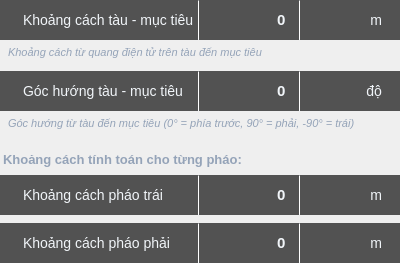
       <widget class="QWidget" name="manualPanel" native="true">
        <layout class="QVBoxLayout" name="manualPanelLayout">
         <property name="spacing">
          <number>8</number>
         </property>
         <property name="leftMargin">
          <number>0</number>
         </property>
         <property name="topMargin">
          <number>0</number>
         </property>
         <property name="rightMargin">
          <number>0</number>
         </property>
         <property name="bottomMargin">
          <number>0</number>
         </property>
         <item>
          <widget class="QWidget" name="shipDistanceContainer" native="true">
           <layout class="QVBoxLayout" name="shipDistanceLayout">
            <property name="spacing">
             <number>3</number>
            </property>
            <property name="leftMargin">
             <number>0</number>
            </property>
            <property name="topMargin">
             <number>0</number>
            </property>
            <property name="rightMargin">
             <number>0</number>
            </property>
            <property name="bottomMargin">
             <number>0</number>
            </property>
            <item>
             <widget class="QWidget" name="shipDistanceCapsule" native="true">
              <property name="minimumSize">
               <size>
                <width>0</width>
                <height>40</height>
               </size>
              </property>
              <property name="maximumSize">
               <size>
                <width>16777215</width>
                <height>40</height>
               </size>
              </property>
              <layout class="QHBoxLayout" name="shipDistanceCapsuleLayout">
               <property name="spacing">
                <number>0</number>
               </property>
               <property name="leftMargin">
                <number>0</number>
               </property>
               <property name="topMargin">
                <number>0</number>
               </property>
               <property name="rightMargin">
                <number>0</number>
               </property>
               <property name="bottomMargin">
                <number>0</number>
               </property>
               <item>
                <widget class="QLabel" name="shipDistanceLabel">
                 <property name="minimumSize">
                  <size>
                   <width>180</width>
                   <height>40</height>
                  </size>
                 </property>
                 <property name="maximumSize">
                  <size>
                   <width>16777215</width>
                   <height>40</height>
                  </size>
                 </property>
                 <property name="styleSheet">
                  <string notr="true">QLabel {
    background-color: #525252;
    color: #F1F5F9;
    font-size: 14px;
    font-family: 'Tahoma', Arial, sans-serif;
    padding-left: 20px;
    border-top-left-radius: 25px;
    border-bottom-left-radius: 25px;
}</string>
                 </property>
                 <property name="text">
                  <string>Khoảng cách tàu - mục tiêu</string>
                 </property>
                 <property name="alignment">
                  <set>Qt::AlignLeading|Qt::AlignLeft|Qt::AlignVCenter</set>
                 </property>
                </widget>
               </item>
               <item>
                <widget class="Line" name="shipDistanceSep1">
                 <property name="minimumSize">
                  <size>
                   <width>1</width>
                   <height>0</height>
                  </size>
                 </property>
                 <property name="maximumSize">
                  <size>
                   <width>1</width>
                   <height>16777215</height>
                  </size>
                 </property>
                 <property name="styleSheet">
                  <string notr="true">background-color: #F1F5F9;</string>
                 </property>
                 <property name="orientation">
                  <enum>Qt::Vertical</enum>
                 </property>
                </widget>
               </item>
               <item>
                <widget class="QLineEdit" name="shipDistanceInput">
                 <property name="minimumSize">
                  <size>
                   <width>100</width>
                   <height>40</height>
                  </size>
                 </property>
                 <property name="maximumSize">
                  <size>
                   <width>100</width>
                   <height>40</height>
                  </size>
                 </property>
                 <property name="styleSheet">
                  <string notr="true">QLineEdit {
    background-color: #525252;
    color: #F1F5F9;
    border: none;
    font-size: 15px;
    font-weight: bold;
    font-family: 'Tahoma', Arial, sans-serif;
    padding-right: 10px;
}
QLineEdit:focus {
    background-color: #626262;
}
QLineEdit:disabled {
    background-color: #3a3a3a;
    color: #808080;
}</string>
                 </property>
                 <property name="text">
                  <string>0</string>
                 </property>
                 <property name="alignment">
                  <set>Qt::AlignRight|Qt::AlignTrailing|Qt::AlignVCenter</set>
                 </property>
                </widget>
               </item>
               <item>
                <widget class="Line" name="shipDistanceSep2">
                 <property name="minimumSize">
                  <size>
                   <width>1</width>
                   <height>0</height>
                  </size>
                 </property>
                 <property name="maximumSize">
                  <size>
                   <width>1</width>
                   <height>16777215</height>
                  </size>
                 </property>
                 <property name="styleSheet">
                  <string notr="true">background-color: #F1F5F9;</string>
                 </property>
                 <property name="orientation">
                  <enum>Qt::Vertical</enum>
                 </property>
                </widget>
               </item>
               <item>
                <widget class="QLabel" name="shipDistanceUnit">
                 <property name="minimumSize">
                  <size>
                   <width>100</width>
                   <height>40</height>
                  </size>
                 </property>
                 <property name="maximumSize">
                  <size>
                   <width>100</width>
                   <height>40</height>
                  </size>
                 </property>
                 <property name="styleSheet">
                  <string notr="true">QLabel {
    background-color: #525252;
    color: #F1F5F9;
    font-size: 14px;
    font-family: 'Tahoma', Arial, sans-serif;
    padding-right: 15px;
    border-top-right-radius: 25px;
    border-bottom-right-radius: 25px;
}</string>
                 </property>
                 <property name="text">
                  <string>m</string>
                 </property>
                 <property name="alignment">
                  <set>Qt::AlignRight|Qt::AlignTrailing|Qt::AlignVCenter</set>
                 </property>
                </widget>
               </item>
              </layout>
             </widget>
            </item>
            <item>
             <widget class="QLabel" name="shipDistanceNote">
              <property name="minimumSize">
               <size>
                <width>0</width>
                <height>20</height>
               </size>
              </property>
              <property name="maximumSize">
               <size>
                <width>16777215</width>
                <height>20</height>
               </size>
              </property>
              <property name="styleSheet">
               <string notr="true">QLabel {
    background-color: transparent;
    color: #94A3B8;
    font-size: 11px;
    font-style: italic;
    padding-left: 5px;
    padding-right: 5px;
}</string>
              </property>
              <property name="text">
               <string>Khoảng cách từ quang điện tử trên tàu đến mục tiêu</string>
              </property>
              <property name="alignment">
               <set>Qt::AlignLeading|Qt::AlignLeft|Qt::AlignTop</set>
              </property>
              <property name="wordWrap">
               <bool>true</bool>
              </property>
             </widget>
            </item>
           </layout>
          </widget>
         </item>
         <item>
          <widget class="QWidget" name="shipAzimuthContainer" native="true">
           <layout class="QVBoxLayout" name="shipAzimuthLayout">
            <property name="spacing">
             <number>3</number>
            </property>
            <property name="leftMargin">
             <number>0</number>
            </property>
            <property name="topMargin">
             <number>0</number>
            </property>
            <property name="rightMargin">
             <number>0</number>
            </property>
            <property name="bottomMargin">
             <number>0</number>
            </property>
            <item>
             <widget class="QWidget" name="shipAzimuthCapsule" native="true">
              <property name="minimumSize">
               <size>
                <width>0</width>
                <height>40</height>
               </size>
              </property>
              <property name="maximumSize">
               <size>
                <width>16777215</width>
                <height>40</height>
               </size>
              </property>
              <layout class="QHBoxLayout" name="shipAzimuthCapsuleLayout">
               <property name="spacing">
                <number>0</number>
               </property>
               <property name="leftMargin">
                <number>0</number>
               </property>
               <property name="topMargin">
                <number>0</number>
               </property>
               <property name="rightMargin">
                <number>0</number>
               </property>
               <property name="bottomMargin">
                <number>0</number>
               </property>
               <item>
                <widget class="QLabel" name="shipAzimuthLabel">
                 <property name="minimumSize">
                  <size>
                   <width>180</width>
                   <height>40</height>
                  </size>
                 </property>
                 <property name="maximumSize">
                  <size>
                   <width>16777215</width>
                   <height>40</height>
                  </size>
                 </property>
                 <property name="styleSheet">
                  <string notr="true">QLabel {
    background-color: #525252;
    color: #F1F5F9;
    font-size: 14px;
    font-family: 'Tahoma', Arial, sans-serif;
    padding-left: 20px;
    border-top-left-radius: 25px;
    border-bottom-left-radius: 25px;
}</string>
                 </property>
                 <property name="text">
                  <string>Góc hướng tàu - mục tiêu</string>
                 </property>
                 <property name="alignment">
                  <set>Qt::AlignLeading|Qt::AlignLeft|Qt::AlignVCenter</set>
                 </property>
                </widget>
               </item>
               <item>
                <widget class="Line" name="shipAzimuthSep1">
                 <property name="minimumSize">
                  <size>
                   <width>1</width>
                   <height>0</height>
                  </size>
                 </property>
                 <property name="maximumSize">
                  <size>
                   <width>1</width>
                   <height>16777215</height>
                  </size>
                 </property>
                 <property name="styleSheet">
                  <string notr="true">background-color: #F1F5F9;</string>
                 </property>
                 <property name="orientation">
                  <enum>Qt::Vertical</enum>
                 </property>
                </widget>
               </item>
               <item>
                <widget class="QLineEdit" name="shipAzimuthInput">
                 <property name="minimumSize">
                  <size>
                   <width>100</width>
                   <height>40</height>
                  </size>
                 </property>
                 <property name="maximumSize">
                  <size>
                   <width>100</width>
                   <height>40</height>
                  </size>
                 </property>
                 <property name="styleSheet">
                  <string notr="true">QLineEdit {
    background-color: #525252;
    color: #F1F5F9;
    border: none;
    font-size: 15px;
    font-weight: bold;
    font-family: 'Tahoma', Arial, sans-serif;
    padding-right: 10px;
}
QLineEdit:focus {
    background-color: #626262;
}
QLineEdit:disabled {
    background-color: #3a3a3a;
    color: #808080;
}</string>
                 </property>
                 <property name="text">
                  <string>0</string>
                 </property>
                 <property name="alignment">
                  <set>Qt::AlignRight|Qt::AlignTrailing|Qt::AlignVCenter</set>
                 </property>
                </widget>
               </item>
               <item>
                <widget class="Line" name="shipAzimuthSep2">
                 <property name="minimumSize">
                  <size>
                   <width>1</width>
                   <height>0</height>
                  </size>
                 </property>
                 <property name="maximumSize">
                  <size>
                   <width>1</width>
                   <height>16777215</height>
                  </size>
                 </property>
                 <property name="styleSheet">
                  <string notr="true">background-color: #F1F5F9;</string>
                 </property>
                 <property name="orientation">
                  <enum>Qt::Vertical</enum>
                 </property>
                </widget>
               </item>
               <item>
                <widget class="QLabel" name="shipAzimuthUnit">
                 <property name="minimumSize">
                  <size>
                   <width>100</width>
                   <height>40</height>
                  </size>
                 </property>
                 <property name="maximumSize">
                  <size>
                   <width>100</width>
                   <height>40</height>
                  </size>
                 </property>
                 <property name="styleSheet">
                  <string notr="true">QLabel {
    background-color: #525252;
    color: #F1F5F9;
    font-size: 14px;
    font-family: 'Tahoma', Arial, sans-serif;
    padding-right: 15px;
    border-top-right-radius: 25px;
    border-bottom-right-radius: 25px;
}</string>
                 </property>
                 <property name="text">
                  <string>độ</string>
                 </property>
                 <property name="alignment">
                  <set>Qt::AlignRight|Qt::AlignTrailing|Qt::AlignVCenter</set>
                 </property>
                </widget>
               </item>
              </layout>
             </widget>
            </item>
            <item>
             <widget class="QLabel" name="shipAzimuthNote">
              <property name="minimumSize">
               <size>
                <width>0</width>
                <height>20</height>
               </size>
              </property>
              <property name="maximumSize">
               <size>
                <width>16777215</width>
                <height>20</height>
               </size>
              </property>
              <property name="styleSheet">
               <string notr="true">QLabel {
    background-color: transparent;
    color: #94A3B8;
    font-size: 11px;
    font-style: italic;
    padding-left: 5px;
    padding-right: 5px;
}</string>
              </property>
              <property name="text">
               <string>Góc hướng từ tàu đến mục tiêu (0° = phía trước, 90° = phải, -90° = trái)</string>
              </property>
              <property name="alignment">
               <set>Qt::AlignLeading|Qt::AlignLeft|Qt::AlignTop</set>
              </property>
              <property name="wordWrap">
               <bool>true</bool>
              </property>
             </widget>
            </item>
           </layout>
          </widget>
         </item>
         <item>
          <widget class="QLabel" name="distanceDisplayTitle">
           <property name="styleSheet">
            <string notr="true">font-size: 13px; font-weight: bold; color: #94A3B8; margin-top: 10px;</string>
           </property>
           <property name="text">
            <string>Khoảng cách tính toán cho từng pháo:</string>
           </property>
          </widget>
         </item>
         <item>
          <widget class="QWidget" name="stdAirTempContainer_2" native="true">
           <layout class="QVBoxLayout" name="stdAirTempLayout_2">
            <property name="spacing">
             <number>3</number>
            </property>
            <property name="leftMargin">
             <number>0</number>
            </property>
            <property name="topMargin">
             <number>0</number>
            </property>
            <property name="rightMargin">
             <number>0</number>
            </property>
            <property name="bottomMargin">
             <number>0</number>
            </property>
            <item>
             <widget class="QWidget" name="cannonLeftDistanceContainer" native="true">
              <property name="minimumSize">
               <size>
                <width>0</width>
                <height>40</height>
               </size>
              </property>
              <property name="maximumSize">
               <size>
                <width>16777215</width>
                <height>40</height>
               </size>
              </property>
              <layout class="QHBoxLayout" name="stdAirTempCapsuleLayout_2">
               <property name="spacing">
                <number>0</number>
               </property>
               <property name="leftMargin">
                <number>0</number>
               </property>
               <property name="topMargin">
                <number>0</number>
               </property>
               <property name="rightMargin">
                <number>0</number>
               </property>
               <property name="bottomMargin">
                <number>0</number>
               </property>
               <item>
                <widget class="QLabel" name="stdAirTempLabel_2">
                 <property name="minimumSize">
                  <size>
                   <width>180</width>
                   <height>40</height>
                  </size>
                 </property>
                 <property name="maximumSize">
                  <size>
                   <width>16777215</width>
                   <height>40</height>
                  </size>
                 </property>
                 <property name="styleSheet">
                  <string notr="true">QLabel {
    background-color: #525252;
    color: #F1F5F9;
    font-size: 14px;
    font-family: 'Tahoma', Arial, sans-serif;
    padding-left: 20px;
    border-top-left-radius: 25px;
    border-bottom-left-radius: 25px;
}</string>
                 </property>
                 <property name="text">
                  <string>Khoảng cách pháo trái</string>
                 </property>
                 <property name="alignment">
                  <set>Qt::AlignLeading|Qt::AlignLeft|Qt::AlignVCenter</set>
                 </property>
                </widget>
               </item>
               <item>
                <widget class="Line" name="stdAirTempSep1_2">
                 <property name="minimumSize">
                  <size>
                   <width>1</width>
                   <height>0</height>
                  </size>
                 </property>
                 <property name="maximumSize">
                  <size>
                   <width>1</width>
                   <height>16777215</height>
                  </size>
                 </property>
                 <property name="styleSheet">
                  <string notr="true">background-color: #F1F5F9;</string>
                 </property>
                 <property name="orientation">
                  <enum>Qt::Vertical</enum>
                 </property>
                </widget>
               </item>
               <item>
                <widget class="QLineEdit" name="cannonLeftDistanceLabel">
                 <property name="minimumSize">
                  <size>
                   <width>100</width>
                   <height>40</height>
                  </size>
                 </property>
                 <property name="maximumSize">
                  <size>
                   <width>100</width>
                   <height>40</height>
                  </size>
                 </property>
                 <property name="styleSheet">
                  <string notr="true">QLineEdit {
    background-color: #525252;
    color: #F1F5F9;
    border: none;
    font-size: 15px;
    font-weight: bold;
    font-family: 'Tahoma', Arial, sans-serif;
    padding-right: 10px;
}
QLineEdit:focus {
    background-color: #626262;
}
QLineEdit:disabled {
    background-color: #3a3a3a;
    color: #808080;
}</string>
                 </property>
                 <property name="text">
                  <string>0</string>
                 </property>
                 <property name="alignment">
                  <set>Qt::AlignRight|Qt::AlignTrailing|Qt::AlignVCenter</set>
                 </property>
                </widget>
               </item>
               <item>
                <widget class="Line" name="stdAirTempSep2_2">
                 <property name="minimumSize">
                  <size>
                   <width>1</width>
                   <height>0</height>
                  </size>
                 </property>
                 <property name="maximumSize">
                  <size>
                   <width>1</width>
                   <height>16777215</height>
                  </size>
                 </property>
                 <property name="styleSheet">
                  <string notr="true">background-color: #F1F5F9;</string>
                 </property>
                 <property name="orientation">
                  <enum>Qt::Vertical</enum>
                 </property>
                </widget>
               </item>
               <item>
                <widget class="QLabel" name="stdAirTempUnit_2">
                 <property name="minimumSize">
                  <size>
                   <width>100</width>
                   <height>40</height>
                  </size>
                 </property>
                 <property name="maximumSize">
                  <size>
                   <width>100</width>
                   <height>40</height>
                  </size>
                 </property>
                 <property name="styleSheet">
                  <string notr="true">QLabel {
    background-color: #525252;
    color: #F1F5F9;
    font-size: 14px;
    font-family: 'Tahoma', Arial, sans-serif;
    padding-right: 15px;
    border-top-right-radius: 25px;
    border-bottom-right-radius: 25px;
}</string>
                 </property>
                 <property name="text">
                  <string>m</string>
                 </property>
                 <property name="alignment">
                  <set>Qt::AlignRight|Qt::AlignTrailing|Qt::AlignVCenter</set>
                 </property>
                </widget>
               </item>
              </layout>
             </widget>
            </item>
           </layout>
          </widget>
         </item>
         <item>
          <widget class="QWidget" name="cannonRightDistanceContainer_2" native="true">
           <property name="minimumSize">
            <size>
             <width>0</width>
             <height>40</height>
            </size>
           </property>
           <property name="maximumSize">
            <size>
             <width>16777215</width>
             <height>40</height>
            </size>
           </property>
           <layout class="QHBoxLayout" name="stdAirTempCapsuleLayout_4">
            <property name="spacing">
             <number>0</number>
            </property>
            <property name="leftMargin">
             <number>0</number>
            </property>
            <property name="topMargin">
             <number>0</number>
            </property>
            <property name="rightMargin">
             <number>0</number>
            </property>
            <property name="bottomMargin">
             <number>0</number>
            </property>
            <item>
             <widget class="QLabel" name="stdAirTempLabel_3">
              <property name="minimumSize">
               <size>
                <width>180</width>
                <height>40</height>
               </size>
              </property>
              <property name="maximumSize">
               <size>
                <width>16777215</width>
                <height>40</height>
               </size>
              </property>
              <property name="styleSheet">
               <string notr="true">QLabel {
    background-color: #525252;
    color: #F1F5F9;
    font-size: 14px;
    font-family: 'Tahoma', Arial, sans-serif;
    padding-left: 20px;
    border-top-left-radius: 25px;
    border-bottom-left-radius: 25px;
}</string>
              </property>
              <property name="text">
               <string>Khoảng cách pháo phải</string>
              </property>
              <property name="alignment">
               <set>Qt::AlignLeading|Qt::AlignLeft|Qt::AlignVCenter</set>
              </property>
             </widget>
            </item>
            <item>
             <widget class="Line" name="stdAirTempSep1_4">
              <property name="minimumSize">
               <size>
                <width>1</width>
                <height>0</height>
               </size>
              </property>
              <property name="maximumSize">
               <size>
                <width>1</width>
                <height>16777215</height>
               </size>
              </property>
              <property name="styleSheet">
               <string notr="true">background-color: #F1F5F9;</string>
              </property>
              <property name="orientation">
               <enum>Qt::Vertical</enum>
              </property>
             </widget>
            </item>
            <item>
             <widget class="QLineEdit" name="cannonRightDistanceLabel">
              <property name="minimumSize">
               <size>
                <width>100</width>
                <height>40</height>
               </size>
              </property>
              <property name="maximumSize">
               <size>
                <width>100</width>
                <height>40</height>
               </size>
              </property>
              <property name="styleSheet">
               <string notr="true">QLineEdit {
    background-color: #525252;
    color: #F1F5F9;
    border: none;
    font-size: 15px;
    font-weight: bold;
    font-family: 'Tahoma', Arial, sans-serif;
    padding-right: 10px;
}
QLineEdit:focus {
    background-color: #626262;
}
QLineEdit:disabled {
    background-color: #3a3a3a;
    color: #808080;
}</string>
              </property>
              <property name="text">
               <string>0</string>
              </property>
              <property name="alignment">
               <set>Qt::AlignRight|Qt::AlignTrailing|Qt::AlignVCenter</set>
              </property>
             </widget>
            </item>
            <item>
             <widget class="Line" name="stdAirTempSep2_4">
              <property name="minimumSize">
               <size>
                <width>1</width>
                <height>0</height>
               </size>
              </property>
              <property name="maximumSize">
               <size>
                <width>1</width>
                <height>16777215</height>
               </size>
              </property>
              <property name="styleSheet">
               <string notr="true">background-color: #F1F5F9;</string>
              </property>
              <property name="orientation">
               <enum>Qt::Vertical</enum>
              </property>
             </widget>
            </item>
            <item>
             <widget class="QLabel" name="stdAirTempUnit_4">
              <property name="minimumSize">
               <size>
                <width>100</width>
                <height>40</height>
               </size>
              </property>
              <property name="maximumSize">
               <size>
                <width>100</width>
                <height>40</height>
               </size>
              </property>
              <property name="styleSheet">
               <string notr="true">QLabel {
    background-color: #525252;
    color: #F1F5F9;
    font-size: 14px;
    font-family: 'Tahoma', Arial, sans-serif;
    padding-right: 15px;
    border-top-right-radius: 25px;
    border-bottom-right-radius: 25px;
}</string>
              </property>
              <property name="text">
               <string>m</string>
              </property>
              <property name="alignment">
               <set>Qt::AlignRight|Qt::AlignTrailing|Qt::AlignVCenter</set>
              </property>
             </widget>
            </item>
           </layout>
          </widget>
         </item>
        </layout>
       </widget>
